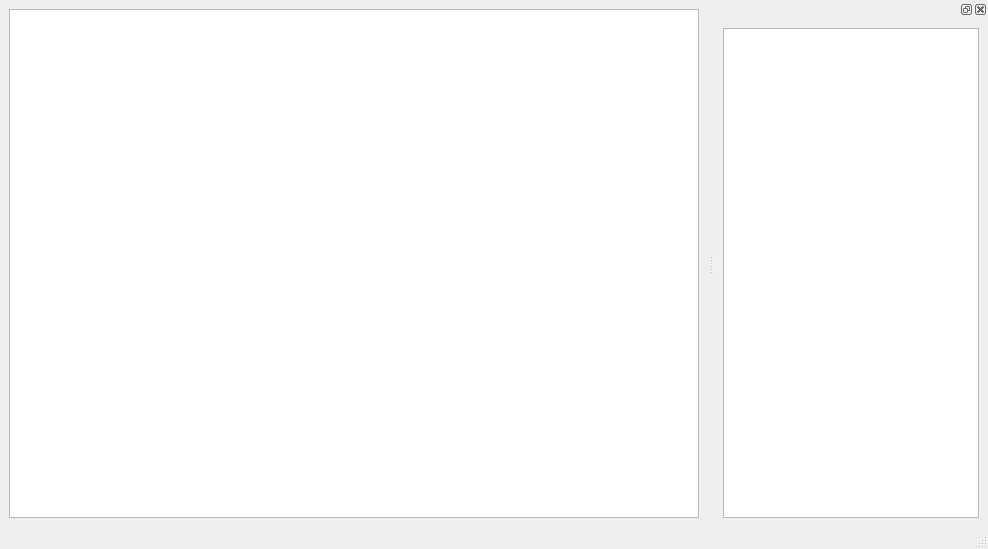
<?xml version="1.0" encoding="UTF-8"?>
<ui version="4.0">
 <class>MainWindow</class>
 <widget class="QMainWindow" name="MainWindow">
  <property name="geometry">
   <rect>
    <x>0</x>
    <y>0</y>
    <width>988</width>
    <height>549</height>
   </rect>
  </property>
  <property name="windowTitle">
   <string>MainWindow</string>
  </property>
  <widget class="QWidget" name="centralwidget">
   <layout class="QHBoxLayout" name="horizontalLayout">
    <item>
     <widget class="QGraphicsView" name="graphicsView"/>
    </item>
   </layout>
  </widget>
  <widget class="QMenuBar" name="menubar">
   <property name="geometry">
    <rect>
     <x>0</x>
     <y>0</y>
     <width>988</width>
     <height>21</height>
    </rect>
   </property>
  </widget>
  <widget class="QStatusBar" name="statusbar"/>
  <widget class="QDockWidget" name="dockWidget">
   <attribute name="dockWidgetArea">
    <number>2</number>
   </attribute>
   <widget class="QWidget" name="dockWidgetContents">
    <layout class="QHBoxLayout" name="horizontalLayout_2">
     <item>
      <widget class="QListView" name="listView"/>
     </item>
    </layout>
   </widget>
  </widget>
 </widget>
 <resources/>
 <connections/>
</ui>
